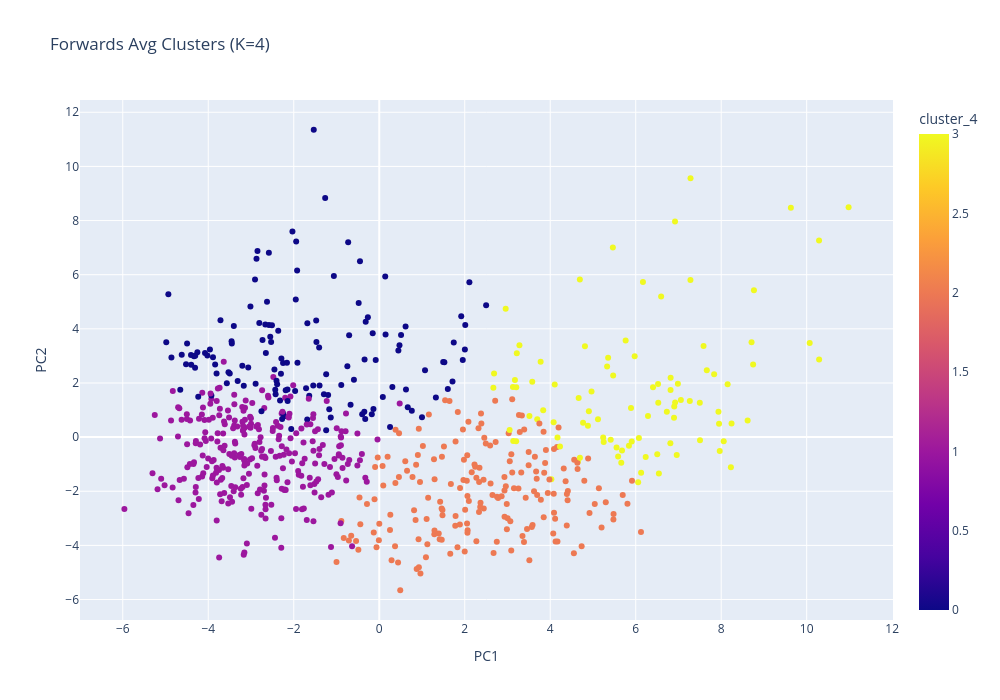

The notebook cell this image was saved under:
### Code cell
pca = PCA(n_components=2)

X_avg_pca = pca.fit_transform(X_avg_scaled)

df_avg["PC1"] = X_avg_pca[:,0]
df_avg["PC2"] = X_avg_pca[:,1]

fig = px.scatter(
    df_avg,
    x="PC1",
    y="PC2",
    color=f"cluster_{x}",
    hover_name='player',         
    hover_data=['team','goals_per90','expectedgoals_per90'], 
    title=f"Forwards Avg Clusters (K={x})",
    width=1000,
    height=700
)

fig.show()

### Figure 1 — Plotly figure (JSON) as saved in the notebook; plotly's stock layout.template omitted (floating-point values rounded to 4 significant figures; data arrays with more than 128 entries replaced by an {"elided": "..."} marker saying what was removed)
{"data": [{"customdata": {"elided": "695x3 mixed values"}, "hovertemplate": "<b>%{hovertext}</b><br><br>PC1=%{x}<br>PC2=%{y}<br>team=%{customdata[0]}<br>goals_per90=%{customdata[1]}<br>expectedgoals_per90=%{customdata[2]}<br>cluster_4=%{marker.color}<extra></extra>", "hovertext": {"elided": "695 str values"}, "legendgroup": "", "marker": {"color": {"elided": "695 int values"}, "coloraxis": "coloraxis", "symbol": "circle"}, "mode": "markers", "name": "", "orientation": "v", "showlegend": false, "type": "scatter", "x": {"elided": "695 float values"}, "xaxis": "x", "y": {"elided": "695 float values"}, "yaxis": "y"}], "layout": {"coloraxis": {"colorbar": {"title": {"text": "cluster_4"}}, "colorscale": [[0, "#0d0887"], [0.1111, "#46039f"], [0.2222, "#7201a8"], [0.3333, "#9c179e"], [0.4444, "#bd3786"], [0.5556, "#d8576b"], [0.6667, "#ed7953"], [0.7778, "#fb9f3a"], [0.8889, "#fdca26"], [1, "#f0f921"]]}, "height": 700, "legend": {"tracegroupgap": 0}, "title": {"text": "Forwards Avg Clusters (K=4)"}, "width": 1000, "xaxis": {"anchor": "y", "domain": [0, 1], "title": {"text": "PC1"}}, "yaxis": {"anchor": "x", "domain": [0, 1], "title": {"text": "PC2"}}}}
